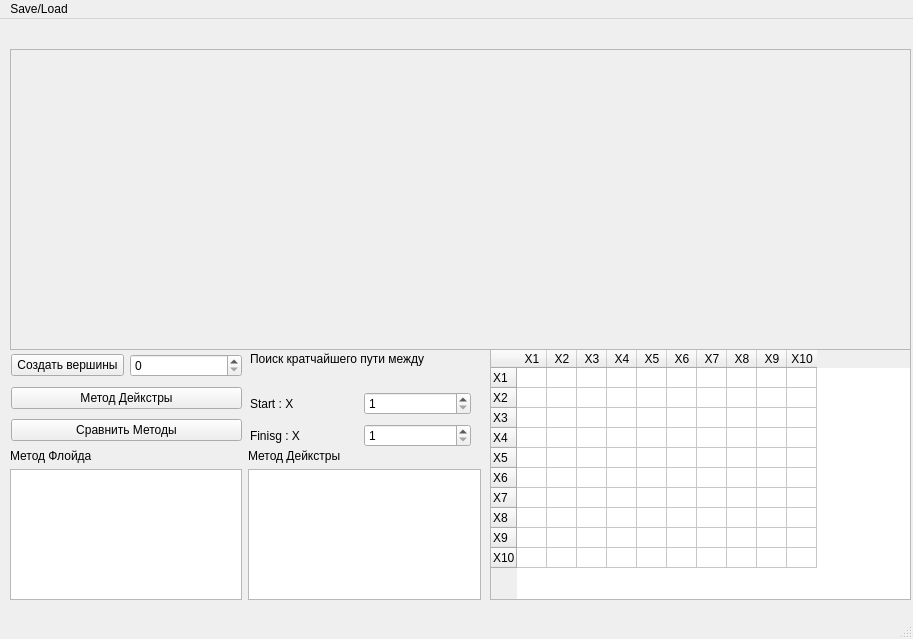
<?xml version="1.0" encoding="UTF-8"?>
<ui version="4.0">
 <class>MainWindow</class>
 <widget class="QMainWindow" name="MainWindow">
  <property name="geometry">
   <rect>
    <x>0</x>
    <y>0</y>
    <width>913</width>
    <height>639</height>
   </rect>
  </property>
  <property name="minimumSize">
   <size>
    <width>913</width>
    <height>639</height>
   </size>
  </property>
  <property name="maximumSize">
   <size>
    <width>913</width>
    <height>639</height>
   </size>
  </property>
  <property name="windowTitle">
   <string>MainWindow</string>
  </property>
  <widget class="QWidget" name="centralwidget">
   <widget class="QFrame" name="frame">
    <property name="geometry">
     <rect>
      <x>10</x>
      <y>30</y>
      <width>901</width>
      <height>301</height>
     </rect>
    </property>
    <property name="frameShape">
     <enum>QFrame::StyledPanel</enum>
    </property>
    <property name="frameShadow">
     <enum>QFrame::Raised</enum>
    </property>
   </widget>
   <widget class="QTableWidget" name="tableWidget">
    <property name="geometry">
     <rect>
      <x>490</x>
      <y>330</y>
      <width>421</width>
      <height>251</height>
     </rect>
    </property>
    <property name="verticalScrollBarPolicy">
     <enum>Qt::ScrollBarAlwaysOff</enum>
    </property>
    <property name="horizontalScrollBarPolicy">
     <enum>Qt::ScrollBarAlwaysOff</enum>
    </property>
    <property name="alternatingRowColors">
     <bool>false</bool>
    </property>
    <property name="rowCount">
     <number>10</number>
    </property>
    <property name="columnCount">
     <number>10</number>
    </property>
    <attribute name="horizontalHeaderCascadingSectionResizes">
     <bool>false</bool>
    </attribute>
    <attribute name="horizontalHeaderMinimumSectionSize">
     <number>20</number>
    </attribute>
    <attribute name="horizontalHeaderDefaultSectionSize">
     <number>30</number>
    </attribute>
    <attribute name="verticalHeaderMinimumSectionSize">
     <number>20</number>
    </attribute>
    <attribute name="verticalHeaderDefaultSectionSize">
     <number>20</number>
    </attribute>
    <row>
     <property name="text">
      <string>X1</string>
     </property>
    </row>
    <row>
     <property name="text">
      <string>X2</string>
     </property>
    </row>
    <row>
     <property name="text">
      <string>X3</string>
     </property>
    </row>
    <row>
     <property name="text">
      <string>X4</string>
     </property>
    </row>
    <row>
     <property name="text">
      <string>X5</string>
     </property>
    </row>
    <row>
     <property name="text">
      <string>X6</string>
     </property>
    </row>
    <row>
     <property name="text">
      <string>X7</string>
     </property>
    </row>
    <row>
     <property name="text">
      <string>X8</string>
     </property>
    </row>
    <row>
     <property name="text">
      <string>X9</string>
     </property>
    </row>
    <row>
     <property name="text">
      <string>X10</string>
     </property>
    </row>
    <column>
     <property name="text">
      <string>X1</string>
     </property>
    </column>
    <column>
     <property name="text">
      <string>X2</string>
     </property>
    </column>
    <column>
     <property name="text">
      <string>X3</string>
     </property>
    </column>
    <column>
     <property name="text">
      <string>X4</string>
     </property>
    </column>
    <column>
     <property name="text">
      <string>X5</string>
     </property>
    </column>
    <column>
     <property name="text">
      <string>X6</string>
     </property>
    </column>
    <column>
     <property name="text">
      <string>X7</string>
     </property>
    </column>
    <column>
     <property name="text">
      <string>X8</string>
     </property>
    </column>
    <column>
     <property name="text">
      <string>X9</string>
     </property>
    </column>
    <column>
     <property name="text">
      <string>X10</string>
     </property>
    </column>
   </widget>
   <widget class="QWidget" name="layoutWidget">
    <property name="geometry">
     <rect>
      <x>11</x>
      <y>331</y>
      <width>231</width>
      <height>97</height>
     </rect>
    </property>
    <layout class="QVBoxLayout" name="verticalLayout">
     <item>
      <layout class="QHBoxLayout" name="horizontalLayout">
       <item>
        <widget class="QPushButton" name="pushButton_2">
         <property name="text">
          <string>Создать вершины</string>
         </property>
        </widget>
       </item>
       <item>
        <widget class="QSpinBox" name="spinBox">
         <property name="maximum">
          <number>10</number>
         </property>
        </widget>
       </item>
      </layout>
     </item>
     <item>
      <widget class="QPushButton" name="pushButton_3">
       <property name="text">
        <string>Метод Дейкстры</string>
       </property>
      </widget>
     </item>
     <item>
      <widget class="QPushButton" name="pushButton_4">
       <property name="text">
        <string>Сравнить Методы</string>
       </property>
      </widget>
     </item>
    </layout>
   </widget>
   <widget class="QWidget" name="layoutWidget">
    <property name="geometry">
     <rect>
      <x>10</x>
      <y>430</y>
      <width>471</width>
      <height>151</height>
     </rect>
    </property>
    <layout class="QHBoxLayout" name="horizontalLayout_2">
     <item>
      <layout class="QVBoxLayout" name="verticalLayout_2">
       <item>
        <widget class="QLabel" name="label_5">
         <property name="text">
          <string>Метод Флойда</string>
         </property>
        </widget>
       </item>
       <item>
        <widget class="QTextBrowser" name="textBrowser_2"/>
       </item>
      </layout>
     </item>
     <item>
      <layout class="QVBoxLayout" name="verticalLayout_3">
       <item>
        <widget class="QLabel" name="label_6">
         <property name="text">
          <string>Метод Дейкстры</string>
         </property>
        </widget>
       </item>
       <item>
        <widget class="QTextBrowser" name="textBrowser"/>
       </item>
      </layout>
     </item>
    </layout>
   </widget>
   <widget class="QLabel" name="label_2">
    <property name="geometry">
     <rect>
      <x>250</x>
      <y>330</y>
      <width>235</width>
      <height>19</height>
     </rect>
    </property>
    <property name="text">
     <string>Поиск кратчайшего пути между</string>
    </property>
   </widget>
   <widget class="QWidget" name="layoutWidget">
    <property name="geometry">
     <rect>
      <x>250</x>
      <y>370</y>
      <width>221</width>
      <height>62</height>
     </rect>
    </property>
    <layout class="QVBoxLayout" name="verticalLayout_4">
     <item>
      <layout class="QHBoxLayout" name="horizontalLayout_4">
       <item>
        <widget class="QLabel" name="label_3">
         <property name="text">
          <string>Start : X</string>
         </property>
        </widget>
       </item>
       <item>
        <widget class="QSpinBox" name="spinBox_2">
         <property name="minimum">
          <number>1</number>
         </property>
         <property name="maximum">
          <number>9</number>
         </property>
        </widget>
       </item>
      </layout>
     </item>
     <item>
      <layout class="QHBoxLayout" name="horizontalLayout_3">
       <item>
        <widget class="QLabel" name="label_4">
         <property name="text">
          <string>Finisg : X</string>
         </property>
        </widget>
       </item>
       <item>
        <widget class="QSpinBox" name="spinBox_3">
         <property name="minimum">
          <number>1</number>
         </property>
         <property name="maximum">
          <number>9</number>
         </property>
        </widget>
       </item>
      </layout>
     </item>
    </layout>
   </widget>
  </widget>
  <widget class="QMenuBar" name="menubar">
   <property name="geometry">
    <rect>
     <x>0</x>
     <y>0</y>
     <width>913</width>
     <height>22</height>
    </rect>
   </property>
   <widget class="QMenu" name="menuSome_text">
    <property name="title">
     <string>Save/Load</string>
    </property>
    <addaction name="actionexport_to_csv"/>
    <addaction name="actionimport_form_csv"/>
   </widget>
   <addaction name="menuSome_text"/>
  </widget>
  <widget class="QStatusBar" name="statusbar"/>
  <action name="actionexport_to_csv">
   <property name="text">
    <string>export to csv</string>
   </property>
  </action>
  <action name="actionimport_form_csv">
   <property name="text">
    <string>import from csv</string>
   </property>
  </action>
 </widget>
 <resources/>
 <connections/>
</ui>
